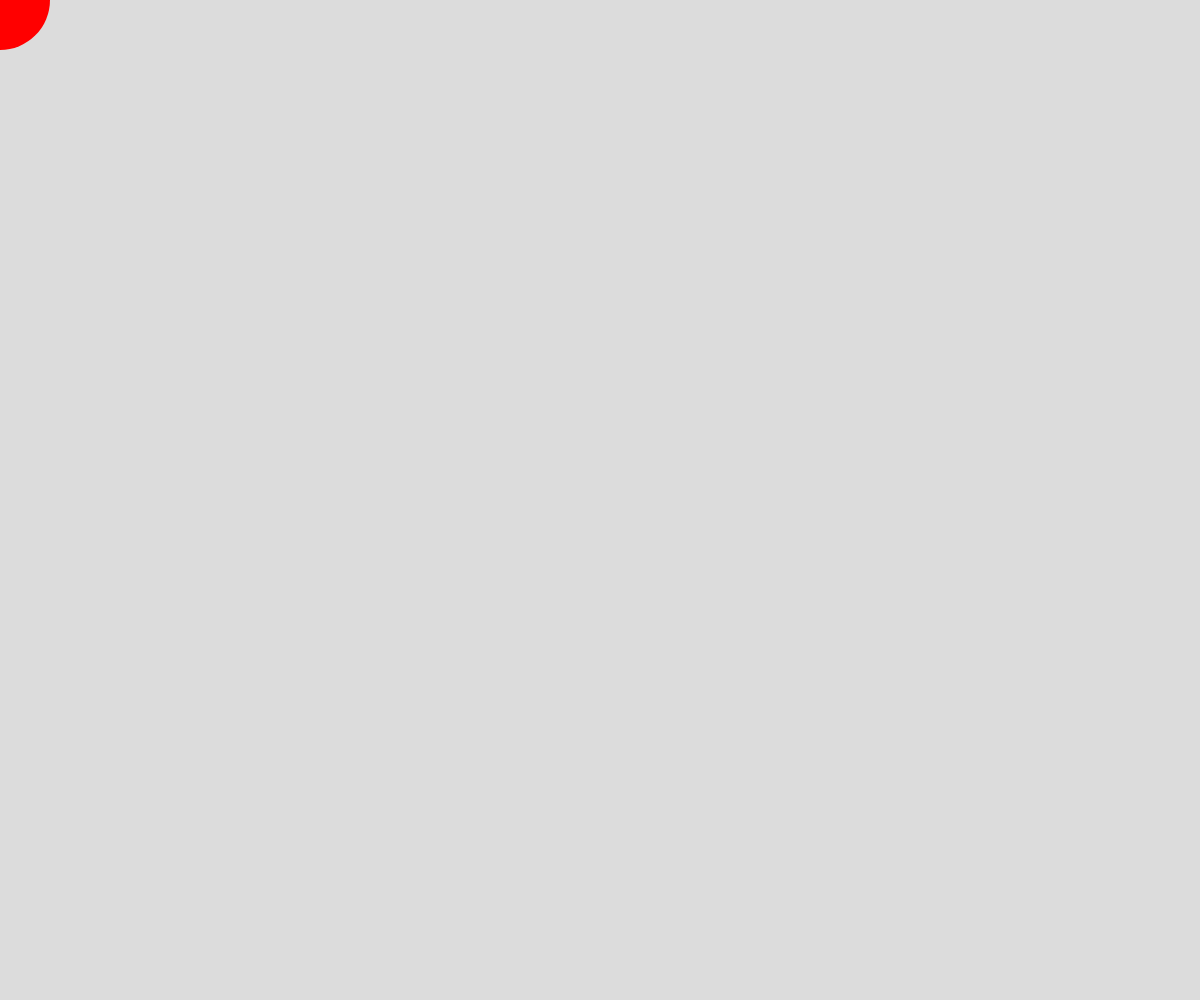
Frame 1 (no input)
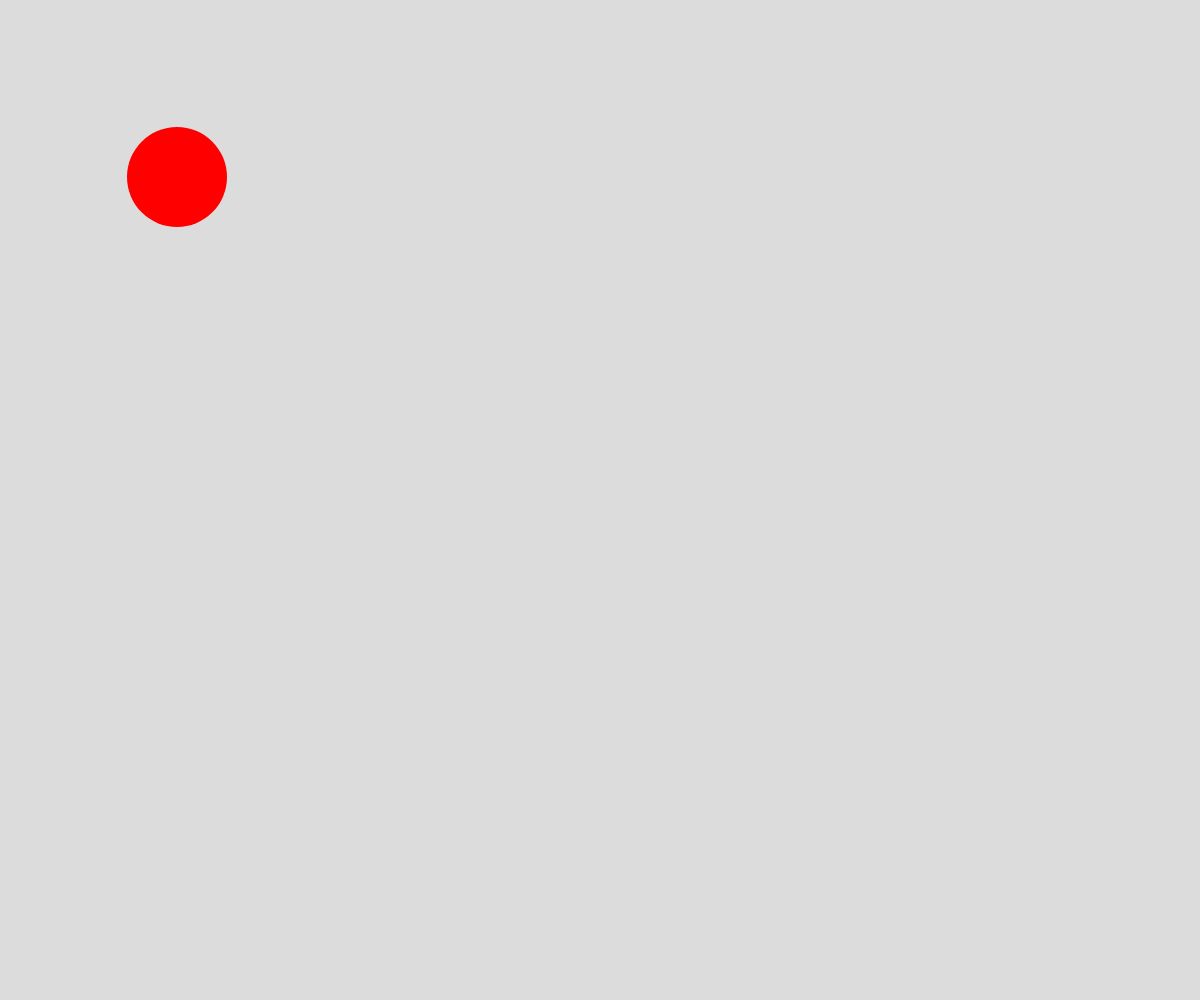
Frame 60 (no input)
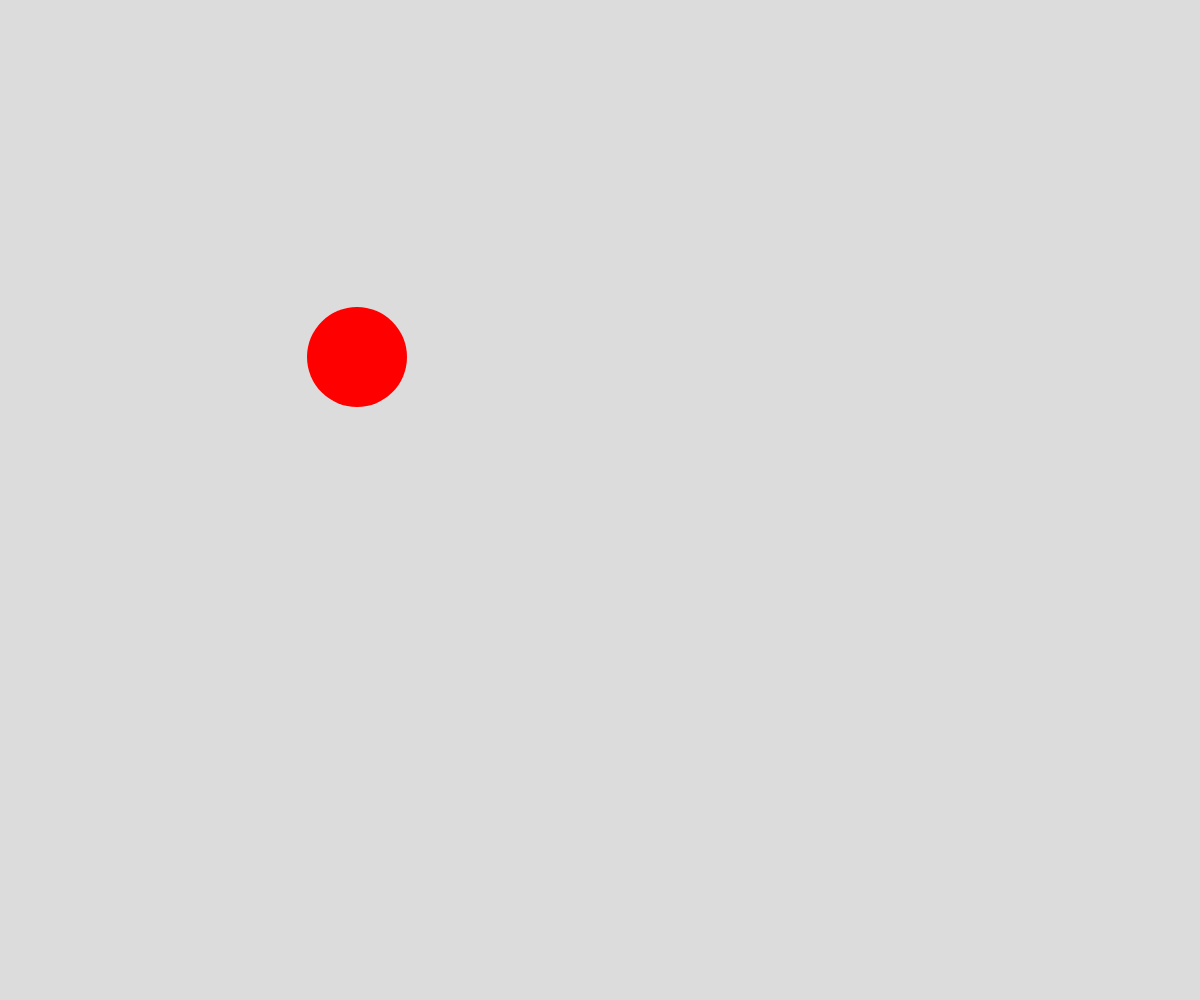
Frame 120 (the mouse pressed at the canvas centre since frame 60)

The p5.js sketch that drew these frames (run headless with seeded random() and noise() and a simulated clock; from frame 60 on, the mouse is pressed at the canvas centre):

// p5.js sketch
// ── sketch.js
let ballX = 0;
let ballY = 0;
let ballW = 100;

let backX = false;
let backY = false;

//S'éxécuter une fois
function setup() {
    createCanvas(windowWidth, windowHeight);  
}

//S'éxécuter plusieurs fois par seconde
function draw() {
    background(220);

    fill(255, 0, 0);
    noStroke();
    ellipse(ballX, ballY, ballW);

    if (ballY >= height - ballW / 2) {
        backY = true;
    } else if (ballY <= ballW / 2) {
        backY = false;
    }

    if (ballX >= width - ballW / 2) {
        backX = true;
    } else if (ballX <= ballW / 2) {
        backX = false;
    }

    if (backX) {
        ballX -= 3;
    } else {
        ballX += 3;
    }

    if (backY) {
        ballY -= 3;
    } else {
        ballY += 3;
    }
}
